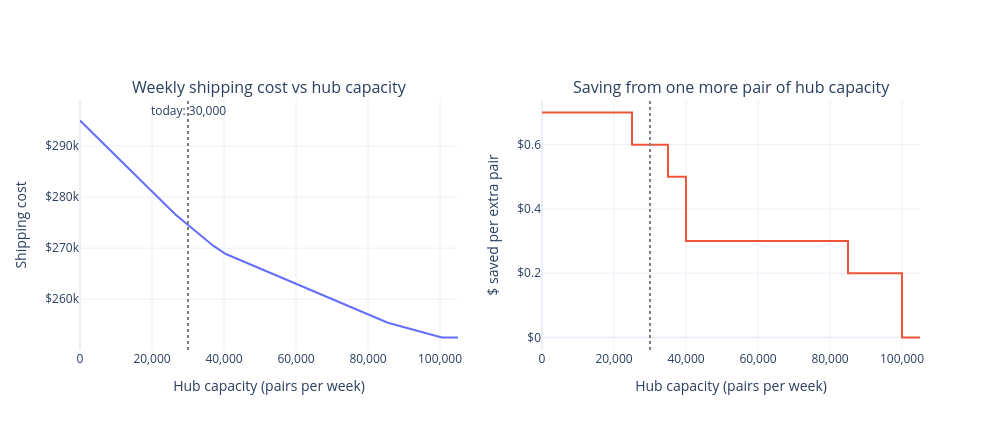

This figure's notebook cell:
### Markdown cell above
## 8. How much hub capacity is worth building?

Let's vary hub capacity from 0 to 105,000 pairs and watch the weekly cost and the value of one more pair of capacity.

### Code cell
from plotly.subplots import make_subplots

capacities = list(range(0, 105_001, 500))
costs, values = [], []
for cap in capacities:
    m_c, *_ = solve_with_hub(cap)
    costs.append(pulp.value(m_c.objective))
    values.append(abs(m_c.get_constraint_by_name("hub_capacity").pi))
# Exactly at a kink the solver may report either side's value; smooth those single points
for i in range(1, len(values) - 1):
    if abs(values[i] - values[i - 1]) > 1e-6 and abs(values[i] - values[i + 1]) > 1e-6:
        values[i] = values[i + 1]

fig = make_subplots(rows=1, cols=2, subplot_titles=(
    "Weekly shipping cost vs hub capacity", "Saving from one more pair of hub capacity"))
fig.add_trace(go.Scatter(x=capacities, y=costs, mode="lines",
                         hovertemplate="%{x:,} pairs<br>cost $%{y:,.0f}<extra></extra>"), row=1, col=1)
fig.add_trace(go.Scatter(x=capacities, y=values, mode="lines", line_shape="hv",
                         hovertemplate="%{x:,} pairs<br>saves $%{y:.2f} per pair<extra></extra>"), row=1, col=2)
for col in (1, 2):
    fig.add_vline(x=hub_capacity, line_dash="dot", line_color="gray", row=1, col=col)
fig.add_annotation(x=hub_capacity, y=max(costs), text="today: 30,000", showarrow=False, yshift=10, row=1, col=1)
fig.update_xaxes(title_text="Hub capacity (pairs per week)", tickformat=",")
fig.update_yaxes(title_text="Shipping cost", tickprefix="$", row=1, col=1)
fig.update_yaxes(title_text="$ saved per extra pair", tickprefix="$", row=1, col=2)
fig.update_layout(height=430, width=1000, showlegend=False, template="plotly_white")
fig.show()

breaks = [capacities[i] for i in range(1, len(capacities)) if abs(values[i] - values[i - 1]) > 1e-6]
pd.DataFrame(
    [{"hub capacity (pairs)": f"{lo:,} to {hi:,}", "saving per extra pair": f"${values[capacities.index(lo)]:.2f}"}
     for lo, hi in zip([0] + breaks, breaks + [capacities[-1]])]
).set_index("hub capacity (pairs)")

### Figure 1 — Plotly figure (JSON) as saved in the notebook; plotly's stock layout.template omitted (floating-point values rounded to 4 significant figures; data arrays with more than 128 entries replaced by an {"elided": "..."} marker saying what was removed)
{"data": [{"hovertemplate": "%{x:,} pairs<br>cost $%{y:,.0f}<extra></extra>", "mode": "lines", "type": "scatter", "x": {"elided": "211 int values"}, "xaxis": "x", "y": {"elided": "211 int values"}, "yaxis": "y"}, {"hovertemplate": "%{x:,} pairs<br>saves $%{y:.2f} per pair<extra></extra>", "line": {"shape": "hv"}, "mode": "lines", "type": "scatter", "x": {"elided": "211 int values"}, "xaxis": "x2", "y": {"elided": "211 float values"}, "yaxis": "y2"}], "layout": {"annotations": [{"font": {"size": 16}, "showarrow": false, "text": "Weekly shipping cost vs hub capacity", "x": 0.225, "xanchor": "center", "xref": "paper", "y": 1, "yanchor": "bottom", "yref": "paper"}, {"font": {"size": 16}, "showarrow": false, "text": "Saving from one more pair of hub capacity", "x": 0.775, "xanchor": "center", "xref": "paper", "y": 1, "yanchor": "bottom", "yref": "paper"}, {"showarrow": false, "text": "today: 30,000", "x": 30000, "xref": "x", "y": 295000, "yref": "y", "yshift": 10}], "height": 430, "shapes": [{"line": {"color": "gray", "dash": "dot"}, "type": "line", "x0": 30000, "x1": 30000, "xref": "x", "y0": 0, "y1": 1, "yref": "y domain"}, {"line": {"color": "gray", "dash": "dot"}, "type": "line", "x0": 30000, "x1": 30000, "xref": "x2", "y0": 0, "y1": 1, "yref": "y2 domain"}], "showlegend": false, "width": 1000, "xaxis": {"anchor": "y", "domain": [0, 0.45], "tickformat": ",", "title": {"text": "Hub capacity (pairs per week)"}}, "xaxis2": {"anchor": "y2", "domain": [0.55, 1], "tickformat": ",", "title": {"text": "Hub capacity (pairs per week)"}}, "yaxis": {"anchor": "x", "domain": [0, 1], "tickprefix": "$", "title": {"text": "Shipping cost"}}, "yaxis2": {"anchor": "x2", "domain": [0, 1], "tickprefix": "$", "title": {"text": "$ saved per extra pair"}}}}
